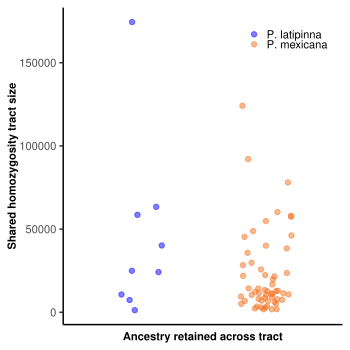

The R source for this figure:
#### GENERATE SCATTERPLOT FOR TRACT LENGTHS ####
#### PACKAGES ####
library(ggplot2)

#### LOAD IN DATA ####
LOHSharedLong <- read.delim("../../SNPBasedLOH/output/LOHRegionsSharedCombined/LOHRegionsSharedCombined.bed",
                          sep='\t',header=F)
chrs <- read.delim(paste0("../../SNPBasedLOH/data/chrIndex.tsv"),
                   sep="\t",row.names = NULL,header = T)

#cutoff GQ
parentalSpecies <- "LM"
cutoffGQ <- 10
cutoffDP <- 6

#set up dfs to store
LOHAnc <- as.data.frame(matrix(NA,nrow=0,ncol=4))

for(i in unique(chrs$CHR)){
  curLOHAnc <- read.delim(paste0("../../SNPBasedLOH/output/LOHAnc/",i,"LOHAnc_GQ",cutoffGQ,"_DP",cutoffDP,"_",parentalSpecies,".tsv"),sep="\t")
  LOHAnc <- rbind(LOHAnc,curLOHAnc)
}

#### PREPARE LOH SHARED LONG ANC DF ####
#df
LOHAncSharedLongIndex <- c()

#loop to get rows
for(i in 1:nrow(LOHAnc)){
  if(LOHAnc[i,2] %in% LOHSharedLong[,2] &&
     LOHAnc[i,3] %in% LOHSharedLong[,3]){
    LOHAncSharedLongIndex <- c(LOHAncSharedLongIndex,i)
  }
}

#subset
LOHAncSharedLong <- LOHAnc[LOHAncSharedLongIndex,]

#interval size
LOHAncSharedLong$intSize <- LOHAncSharedLong$end - LOHAncSharedLong$start

#### PLOT ####
cols <- colorRampPalette(c("#0000FF","#F37221"))(2)

#plot
ggplot()+
  geom_jitter(aes(y=LOHAncSharedLong$intSize,x=as.factor(LOHAncSharedLong$group),color=as.factor(LOHAncSharedLong$group)),
              alpha=0.5,width=0.2,height=0)+
  scale_y_continuous("Shared homozygosity tract size")+
  #scale_y_continuous("Log likelihood",limits=c(-1550000,-150000))+
  scale_x_discrete("Ancestry retained across tract")+
  scale_color_manual(values=cols,labels=c("plat" = "P. latipinna",
                                          "pmex" = "P. mexicana"))+
  theme(panel.grid.major = element_blank(),
        panel.grid.minor = element_blank(),
        panel.background= element_blank(),
        axis.line = element_line(colour = "black"),
        axis.text.x = element_blank(),
        axis.ticks.x=element_blank(),
        axis.text.y = element_text(size = 7.5),
        axis.title = element_text(face = "bold",
                                  size = 7.5),
        legend.title = element_blank(),
        legend.position = c(0.8,0.9),
        legend.key = element_blank(),
        legend.box = element_blank(),
        legend.box.background = element_blank(),
        legend.text = element_text(size=7.5),
        legend.key.height= unit(0.1,"inch"),
        legend.key.width = unit(0.1,"inch"),
        legend.spacing.y = unit(0.03,"inch"))
